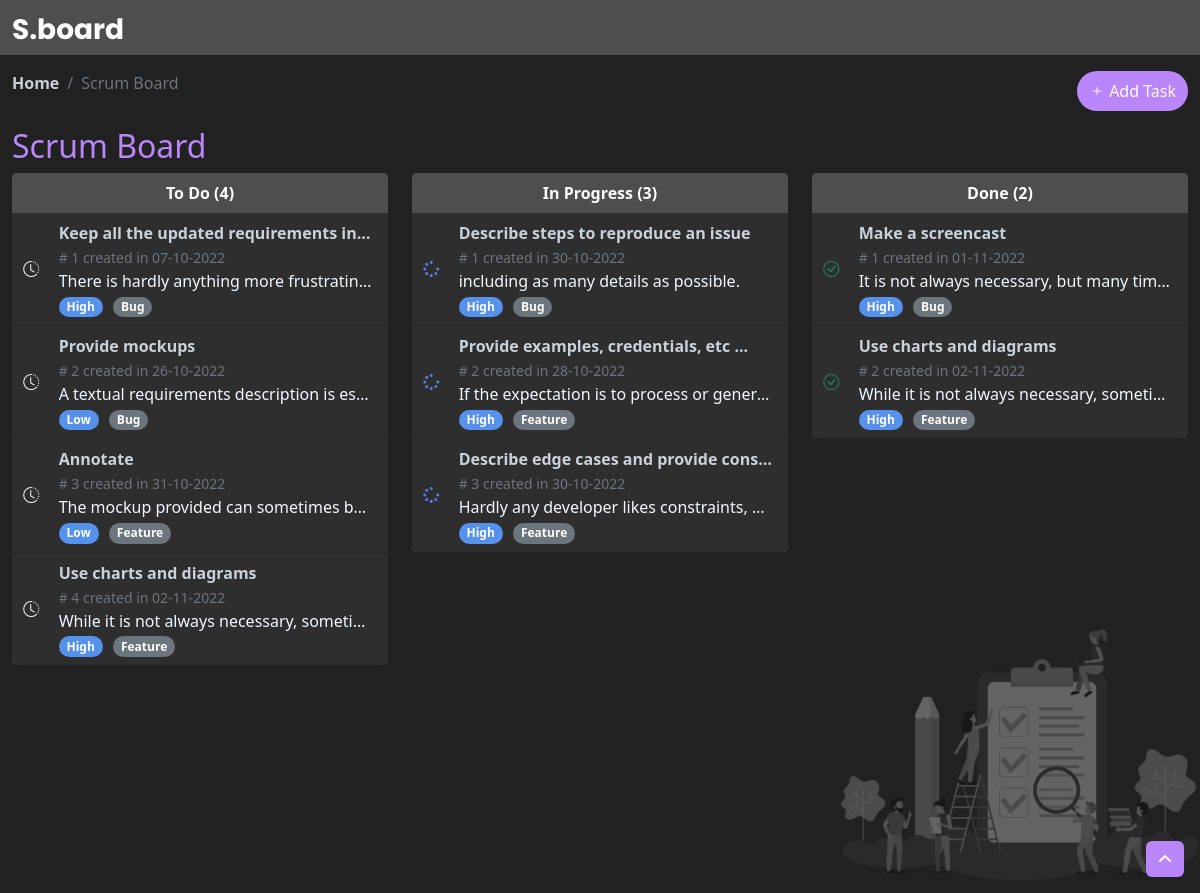
The page / on the database its author committed.
### tables this page shows
CREATE TABLE IF NOT EXISTS `tasks` (
  `id` int NOT NULL AUTO_INCREMENT,
  `title` varchar(255) NOT NULL,
  `type_id` int NOT NULL,
  `priority_id` int NOT NULL,
  `status_id` int NOT NULL,
  `task_datetime` timestamp NOT NULL,
  `description` text NOT NULL,
  PRIMARY KEY (`id`),
  KEY `type_id` (`type_id`),
  KEY `priority_id` (`priority_id`),
  KEY `status_id` (`status_id`)
);

CREATE TABLE IF NOT EXISTS `priorities` (
  `id` int NOT NULL AUTO_INCREMENT,
  `name` varchar(255) NOT NULL,
  PRIMARY KEY (`id`)
);

CREATE TABLE IF NOT EXISTS `types` (
  `id` int NOT NULL AUTO_INCREMENT,
  `name` varchar(255) NOT NULL,
  PRIMARY KEY (`id`)
);

### scripts.php (called while the page is built, shortened)
<?php
include('database.php');
function getTasks($status)
{
    global $conn;
    $sql = "SELECT
        ta.id as id ,
        ta.title as title ,
        ty.name as type,
        s.name as status,
        s.id as id_status,
        p.name as priority,
        p.id as id_priority,
        ta.task_datetime as date,
        ta.description as description
    FROM
        tasks as ta ,
        priorities as p ,
        statuses as s ,
        types as ty
    WHERE
        ta.type_id = ty.id
    and
        ta.status_id = s.id
    and
        ta.priority_id = p.id
    and
        s.name= '$status'";
    $res = mysqli_query($conn, $sql);
    return $res;
}

### index.php (the view, shortened to what this page needs)
<?php
include('scripts.php');
$toDo = getTasks('To Do');
$inProgress = getTasks('In Progress');
$done = getTasks('Done');
?>
<!DOCTYPE html>
<html lang="en">
<head>
	<link rel="stylesheet" href="assets/css/default/app.min.css">
	<link rel="stylesheet" href="https://cdn.jsdelivr.net/npm/bootstrap-icons@1.9.1/font/bootstrap-icons.css" />
	<link rel="stylesheet" href="https://cdnjs.cloudflare.com/ajax/libs/font-awesome/6.2.0/css/all.min.css" />
	<link rel="stylesheet" href="https://cdnjs.cloudflare.com/ajax/libs/limonte-sweetalert2/11.6.1/sweetalert2.min.css" />
	<link rel="stylesheet" href="assets/css/style.css" />
</head>
<body class="main-style">
	<div id="app" class="app-without-sidebar">
		<header>
			<nav class="navbar header-color">
				<div class="container-fluid">
					<a class="navbar-brand" href="#">
						<h3 class="fw-bold text-white logo">S.board</h3>
					</a>
				</div>
			</nav>
			<div class="container-fluid">
				<div class="bread">
					<ol class="breadcrumb">
						<li class="breadcrumb-item"><a href="#" class="text-decoration-none fw-bold title">Home</a></li>
						<li class="breadcrumb-item active title" aria-current="page">Scrum Board</li>
					</ol>
					<button type="button" class="btn btn-secondary rounded-pill float-end btn-add-task" onclick="addTask()" data-bs-toggle="modal" data-bs-target="#myModal">
						<i class="bi bi-plus"></i>
						Add Task
					</button>
				</div>
				<h2 class="title-board">Scrum Board</h2>
			</div>
		</header>
		<div id="content" class="app-content container-fluid">
			<div class="row" id="all-tasks">
				<div class="col-md-4 col-sm-12 mb-3">
					<div class="card">
						<div class="card-header text-center header-color text-white bg-dark fw-bold list-header-color">
							To Do (<span id="count-todo"><?= mysqli_num_rows($toDo); ?></span>)
						</div>
						<div class="list-group list-group-flush" id="toDo">
							<?php
							foreach ($toDo as $key => $row) { ?>
								<button type="button" class="list-group-item card-color" data-status="<?= $row['id_status'] ?>" data-id="<?= $row['id'] ?>" id="<?= $row['id'] ?>" onclick="getTask(<?= $row['id'] ?>)">
									<div class="row">
										<div class="col-1 my-auto d-flex justify-content-center">
											<i class="fa-solid d-flex bi bi-clock-history"></i>
										</div>
										<div class="col-11">
											<p class="fs-6 fw-semibold text-truncate title m-0" data="<?= $row['title'] ?>" title="<?= $row['title'] ?>">
												<?= $row['title'] ?>
											</p>
											<small class="fw-light text-muted" data="<?= $row['date'] ?>">#
												<?= $key + 1 ?> created in
												<?= date('d-m-Y', strtotime($row['date'])) ?>
											</small>
											<div class="text-truncate text-break" data="<?= $row['description'] ?>" title="<?= $row['description'] ?>">
												<?= $row['description'] ?>
											</div>
											<span class="badge rounded-pill text-white blue-color" data="<?= $row['id_priority'] ?>">
												<?= $row['priority'] ?>
											</span>
											<span class="badge rounded-pill text-bg-secondary" data="<?= $row['type'] ?>">
												<?= $row['type'] ?>
											</span>
										</div>
									</div>
								</button>
							<?php
							}
							?>
						</div>
					</div>
				</div>
				<div class="col-md-4 col-sm-12 mb-3">
					<div class="card">
						<div class="card-header text-center header-color text-white bg-dark fw-bold list-header-color">
							In Progress (<span id="count-in-progress"><?= mysqli_num_rows($inProgress); ?></span>)
						</div>
						<div class="list-group list-group-flush" id="inProgress">
							<?php
							foreach ($inProgress as $key => $row) { ?>
								<button type="button" class="list-group-item card-color" data-status="<?= $row['id_status'] ?>" data-id="<?= $row['id'] ?>" id="<?= $row['id'] ?>" onclick="getTask(<?= $row['id'] ?>)">
									<div class="row">
										<div class="col-1 my-auto d-flex justify-content-center">
											<i class="fa-solid d-flex fa-spinner fa-spin-pulse"></i>
										</div>
										<div class="col-11">
											<p class="fs-6 fw-semibold text-truncate title m-0" data="<?= $row['title'] ?>" title="<?= $row['title'] ?>">
												<?= $row['title'] ?>
											</p>
											<small class="fw-light text-muted" data="<?= $row['date'] ?>">#
												<?= $key + 1 ?> created in
												<?= date('d-m-Y', strtotime($row['date'])) ?>
											</small>
											<div class="text-truncate text-break" data="<?= $row['description'] ?>" title="<?= $row['description'] ?>">
												<?= $row['description'] ?>
											</div>
											<span class="badge rounded-pill text-white blue-color" data="<?= $row['id_priority'] ?>">
												<?= $row['priority'] ?>
											</span>
											<span class="badge rounded-pill text-bg-secondary" data="<?= $row['type'] ?>">
												<?= $row['type'] ?>
											</span>
										</div>
									</div>
								</button>
							<?php
							}
							?>
						</div>
					</div>
				</div>
				<div class="col-md-4 col-sm-12 mb-3">
					<div class="card">
						<div class="card-header text-center header-color text-white bg-dark fw-bold list-header-color">
							Done (<span id="count-done"><?= mysqli_num_rows($done); ?></span>)
						</div>
						<div class="list-group list-group-flush" id="done">
							<?php
							foreach ($done as $key => $row) { ?>
								<button type="button" class="list-group-item card-color" data-status="<?= $row['id_status'] ?>" data-id="<?= $row['id'] ?>" id="<?= $row['id'] ?>" onclick="getTask(<?= $row['id'] ?>)">
									<div class="row">
										<div class="col-1 my-auto d-flex justify-content-center">
											<i class="fa-solid d-flex bi bi-check-circle text-success"></i>
										</div>
										<div class="col-11">
											<p class="fs-6 fw-semibold text-truncate title m-0" data="<?= $row['title'] ?>" title="<?= $row['title'] ?>">
												<?= $row['title'] ?>
											</p>
											<small class="fw-light text-muted" data="<?= $row['date'] ?>">#
												<?= $key + 1 ?> created in
												<?= date('d-m-Y', strtotime($row['date'])) ?>
											</small>
											<div class="text-truncate text-break" data="<?= $row['description'] ?>" title="<?= $row['description'] ?>">
												<?= $row['description'] ?>
											</div>
											<span class="badge rounded-pill text-white blue-color" data="<?= $row['id_priority'] ?>">
												<?= $row['priority'] ?>
											</span>
											<span class="badge rounded-pill text-bg-secondary" data="<?= $row['type'] ?>">
												<?= $row['type'] ?>
											</span>
										</div>
									</div>
								</button>
							<?php
							}
							?>
						</div>
					</div>
				</div>
			</div>
		</div>
	</div>
	<a id="to-top" class="btn btn-icon btn-circle btn-success btn-scroll-to-top btn-add-task" data-toggle="scroll-to-top">
		<i class="fa fa-angle-up"></i>
	</a>
</body>
</html>

### assets/css/style.css (style rules this page uses)
:root { --bg-color: #212121; --card-color: #2e2e2e; --header-color: #4e4e4e; --blue-color: #5680E9; --violet-color: #ba86fc; --hover-color: #474747; --yellow-color: #ECD06F; --violet-color: #ba86fc; --white-color: #fafafa; }
.logo { font-family: 'Poppins', sans-serif; padding-bottom: 0; margin-bottom: 0; }
.navbar-brand { padding-bottom: 0; margin-bottom: 0; }
.btn-scroll-to-top { position: fixed; right: 1rem; bottom: 1rem; cursor: pointer; }
.main-style { background-color: var(--bg-color); }
.app-content { background-color: var(--bg-color); min-height: 90vh; background: url(../img/cover/cover.png) no-repeat fixed; background-size: 360px; background-position: right bottom; }
.title-board { color: var(--violet-color); }
.title { color: #c9d1d9; }
.bread { padding: 1rem 0; display: flex; justify-content: space-between; }
.header-color { background-color: var(--header-color) !important; }
.btn-add-task { background-color: var(--violet-color) !important; --bs-btn-border-color: none; }
.card { --bs-card-border-color: none !important; }
.card-color { background-color: var(--card-color); color: aliceblue; }
.blue-color { background-color: #5692EC; margin-right: .4rem; }
.fa-spinner { color: var(--blue-color); }
.list-group-item { text-align: left !important; }

### rows shown on the page
tasks: title "Keep all the updated requirements in…", task_datetime "07-10-2022", description "There is hardly anything more frustratin…", priority.name "High", type.name "Bug"
tasks: title "Provide mockups", task_datetime "26-10-2022", description "A textual requirements description is es…", priority.name "Low", type.name "Bug"
tasks: title "Annotate", task_datetime "31-10-2022", description "The mockup provided can sometimes b…", priority.name "Low", type.name "Feature"
tasks: title "Use charts and diagrams", task_datetime "02-11-2022", description "While it is not always necessary, someti…", priority.name "High", type.name "Feature"
tasks: title "Describe steps to reproduce an issue", task_datetime "30-10-2022", description "including as many details as possible.", priority.name "High", type.name "Bug"
tasks: title "Provide examples, credentials, etc ...", task_datetime "28-10-2022", description "If the expectation is to process or gener…", priority.name "High", type.name "Feature"
tasks: title "Describe edge cases and provide con…", task_datetime "30-10-2022", description "Hardly any developer likes constraints,…", priority.name "High", type.name "Feature"
tasks: title "Make a screencast", task_datetime "01-11-2022", description "It is not always necessary, but many tim…", priority.name "High", type.name "Bug"
tasks: title "Use charts and diagrams", task_datetime "02-11-2022", description "While it is not always necessary, someti…", priority.name "High", type.name "Feature"

### other values the page prints
mysqli_num_rows($toDo) "4"
mysqli_num_rows($inProgress) "3"
mysqli_num_rows($done) "2"
